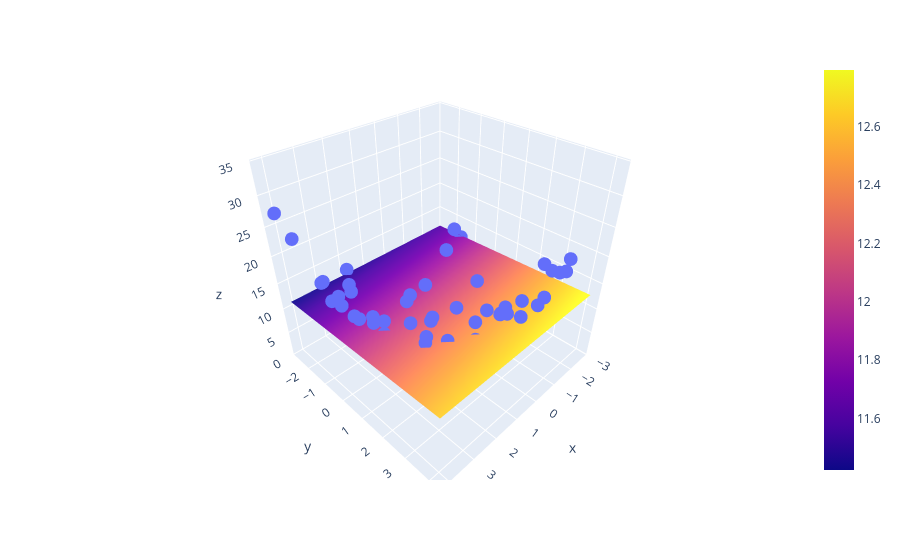

Write notebook code for a chart like this one.
### Code cell
import plotly.graph_objects as go
fig = px.scatter_3d(df,x=X.ravel(),y=Y.ravel(),z=Z.ravel())
fig.add_trace(go.Surface(x=X_inp,y=Y_inp,z=Z_final))
fig.show()
